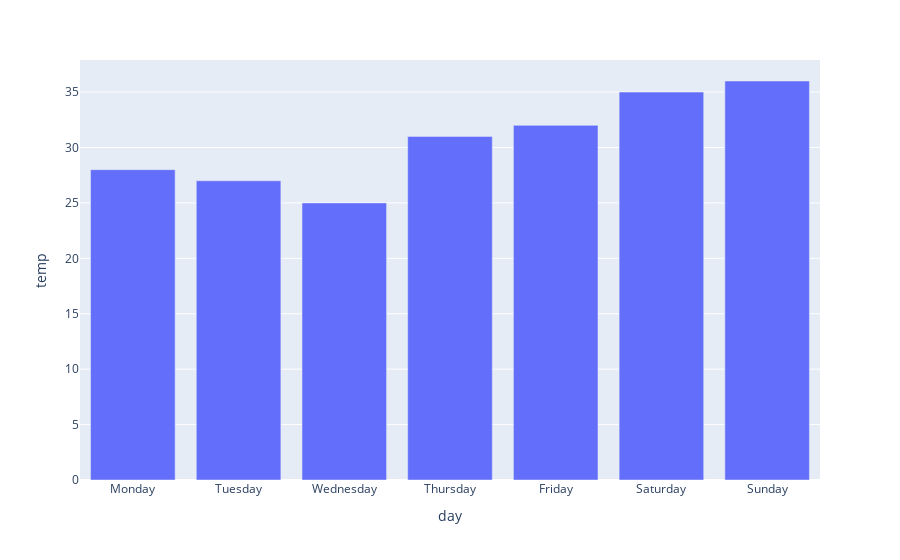

Write notebook code for a chart like this one.
### Markdown cell above
# Univariate visualizations

### Code cell
#Bar charts with plotly.express

import plotly.express as px
import pandas as pd

weekly_temps = pd.DataFrame({
    'day': [
        'Monday', 'Tuesday', 'Wednesday', 'Thursday', 'Friday', 'Saturday',
        'Sunday'
    ],
    'temp': [28, 27, 25, 31, 32, 35, 36]
})
fig = px.bar(data_frame=weekly_temps, x='day', y='temp')
fig.show()

### Figure 1 — Plotly figure (JSON) as saved in the notebook; plotly's stock layout.template omitted (floating-point values rounded to 4 significant figures)
{"data": [{"alignmentgroup": "True", "hovertemplate": "day=%{x}<br>temp=%{y}<extra></extra>", "legendgroup": "", "marker": {"color": "#636efa", "pattern": {"shape": ""}}, "name": "", "offsetgroup": "", "orientation": "v", "showlegend": false, "textposition": "auto", "type": "bar", "x": ["Monday", "Tuesday", "Wednesday", "Thursday", "Friday", "Saturday", "Sunday"], "xaxis": "x", "y": [28, 27, 25, 31, 32, 35, 36], "yaxis": "y"}], "layout": {"barmode": "relative", "legend": {"tracegroupgap": 0}, "margin": {"t": 60}, "xaxis": {"anchor": "y", "domain": [0, 1], "title": {"text": "day"}}, "yaxis": {"anchor": "x", "domain": [0, 1], "title": {"text": "temp"}}}}
